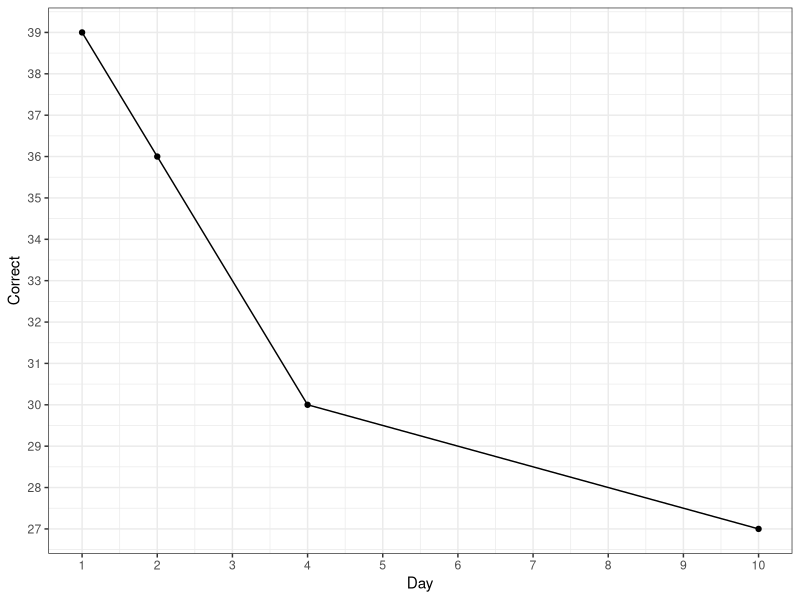

The R source for this figure:
## ---- chunk 1
library(tidyverse)
library(readxl)
## ---- chunk 2
master <- read_csv('data/master.csv')

test1 <- read_xlsx('data/test1.xlsx')
test2 <- read_xlsx('data/test2.xlsx')
test3 <- read_xlsx('data/test3.xlsx')
test4 <- read_xlsx('data/test4.xlsx')

results <- tibble(day = c(1,2,4,10),
                  correct = NA)

results$correct[1] <- sum(test1$license_plates %in% master$license_plates)
results$correct[2] <- sum(test2$license_plates %in% master$license_plates)
results$correct[3] <- sum(test3$license_plates %in% master$license_plates)
results$correct[4] <- sum(test4$license_plates %in% master$license_plates)

p <- ggplot(results, 
       aes(x=day, y=correct)) + 
  geom_point() + 
  geom_line() + 
  theme_bw() +
  xlab('Day') + ylab('Correct') +
  scale_y_continuous(breaks = function(x) seq(ceiling(x[1]), floor(x[2]), by = 1)) +
  scale_x_continuous(breaks = function(x) seq(ceiling(x[1]), floor(x[2]), by = 1))


p
